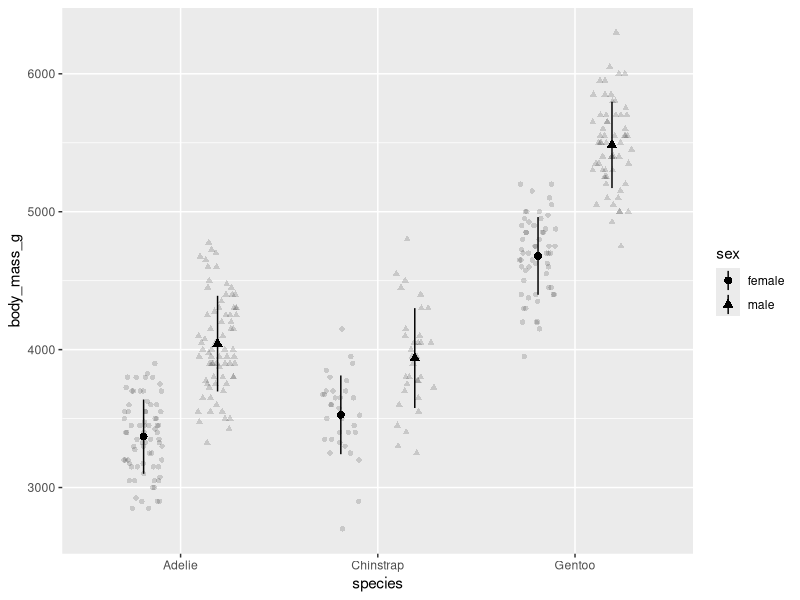
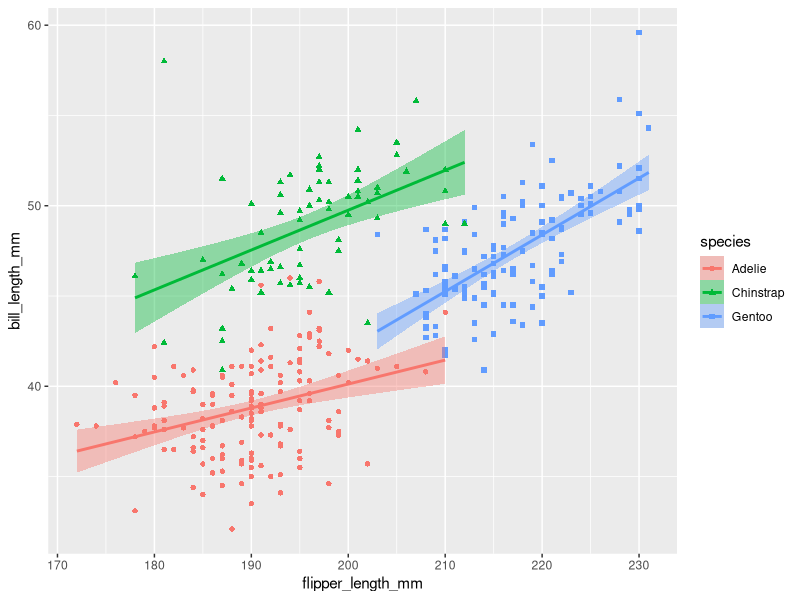
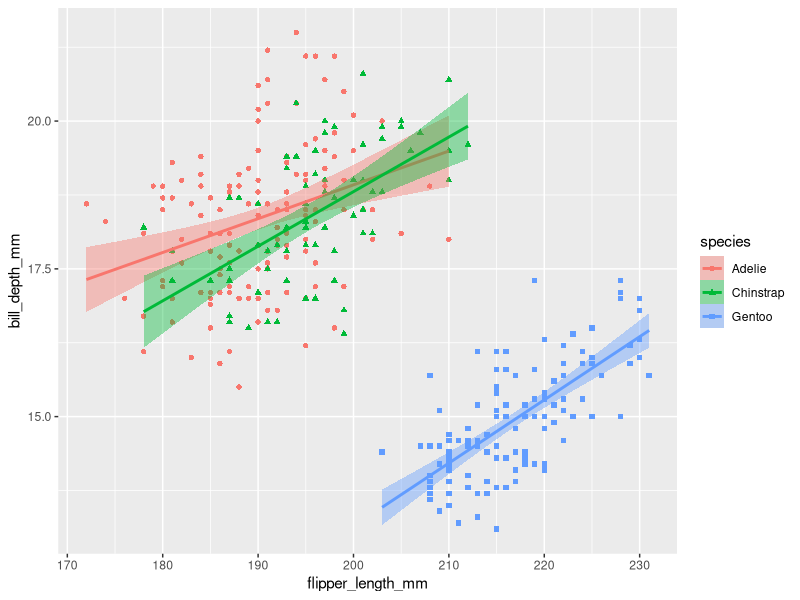
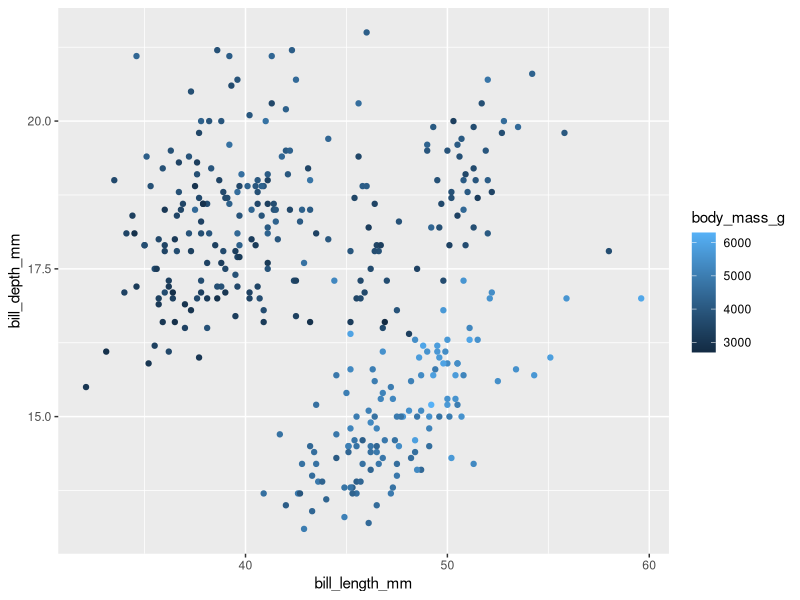
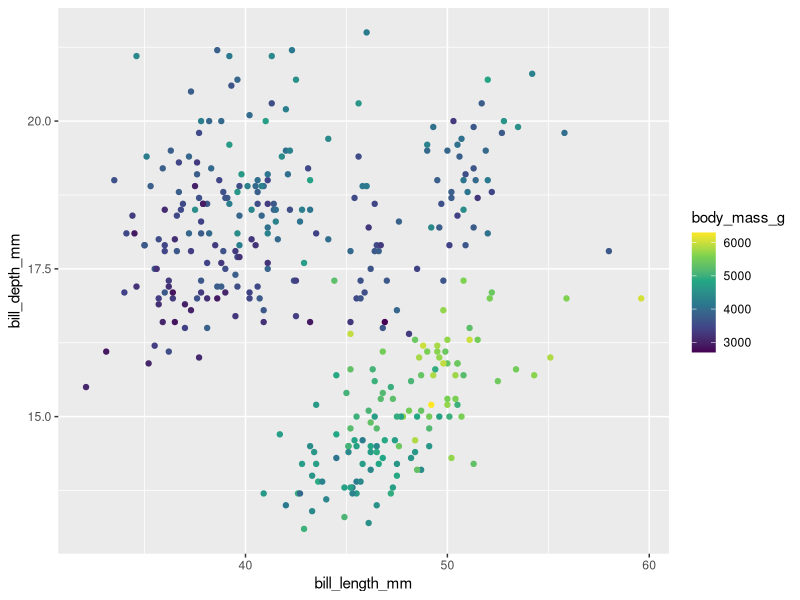
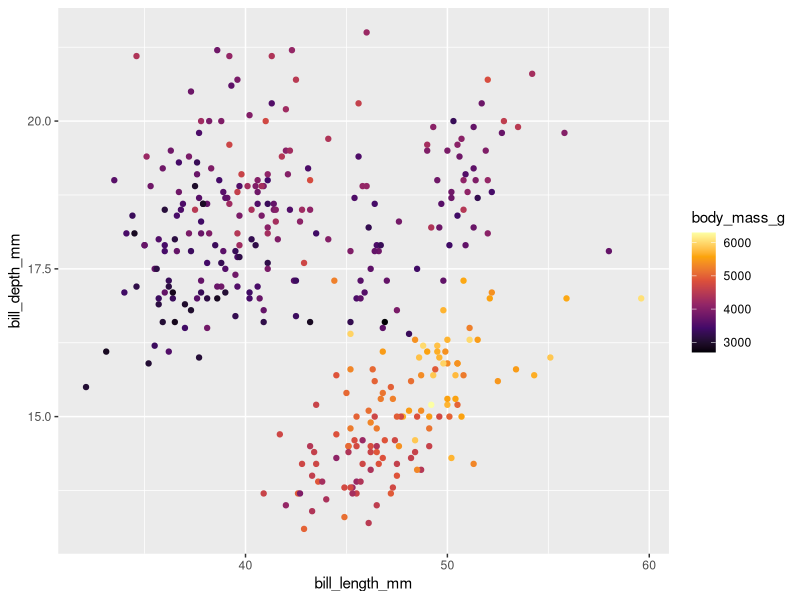
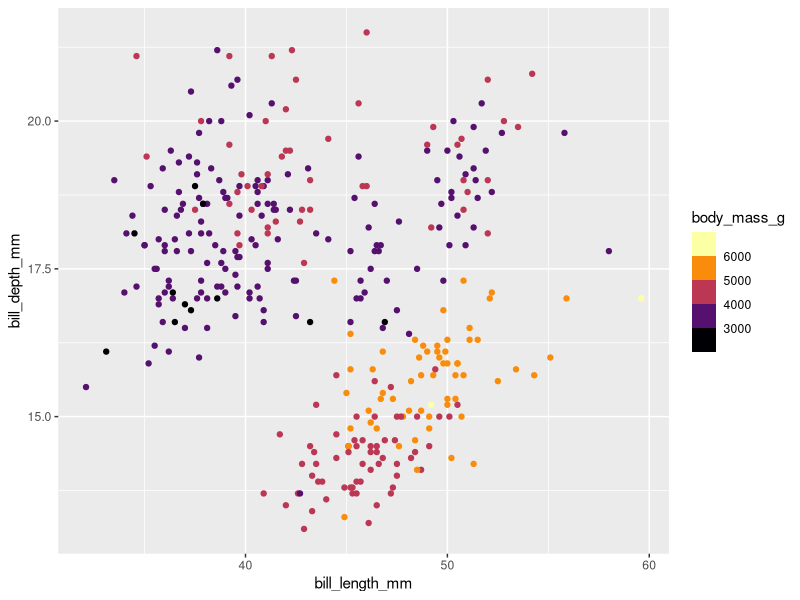
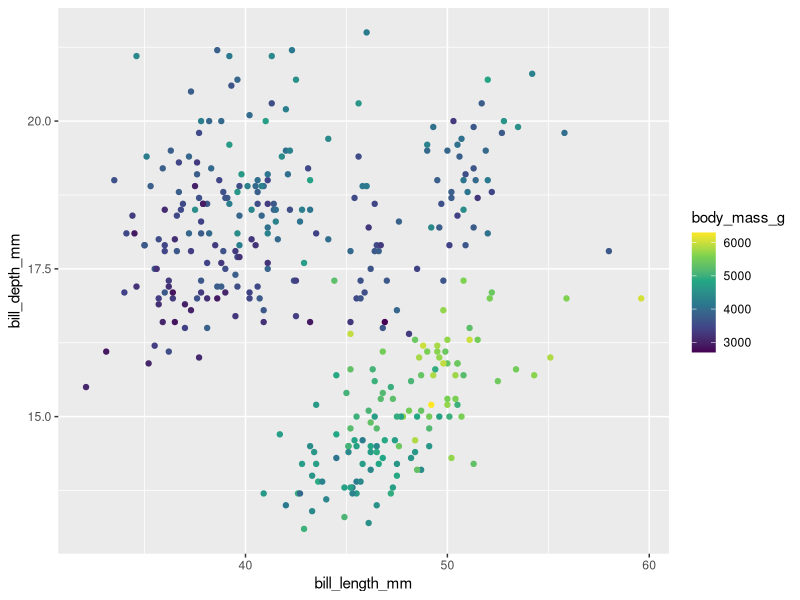

Reproduce these figures in R, in order.
## ---- chunk 1
library(tidyverse)
library(palmerpenguins)
## ---- chunk 2
#| code-fold: true
mean_sd <- function(x) {
  tibble(y = mean(x), ymin = mean(x) - sd(x), ymax = mean(x) + sd(x))
}
p1 <-
  ggplot(data = penguins |> 
           filter(!is.na(sex)),
         mapping = aes(x = species, 
                       y = body_mass_g,
                       shape = sex)) +
  geom_point(
    alpha = 0.15,
    position = position_jitterdodge(dodge.width = 0.75)
  ) +
  stat_summary(
    fun.data = mean_sd,
    position = position_dodge(width = 0.75)
  )
## ---- chunk 3
p1
## ---- chunk 4
#| code-fold: true
#bill length vs. flipper length
p2 <-
  ggplot(penguins,
         aes(
           x = flipper_length_mm,
           y = bill_length_mm,
           color = species,
           shape = species
         )) +
  geom_point() +
  geom_smooth(method = "lm", aes(fill = species))
## ---- chunk 5
p2
## ---- chunk 6
#| code-fold: true
# flipper length to mass ratio vs. bill_length
p3 <-
  ggplot(penguins,
         aes(
           x = flipper_length_mm,
           y = bill_depth_mm,
           color = species,
           fill = species,
           shape = species
         )) +
  geom_point() +
  geom_smooth(method = "lm")
## ---- chunk 7
p3
## ---- chunk 8
v <- 
  ggplot(
    penguins,
    aes(x = bill_length_mm, y = bill_depth_mm, color = body_mass_g)
  ) +
  geom_point()
v
## ---- chunk 9
v + scale_color_viridis_c()
## ---- chunk 10
# Variations with option = "A" through "H"
v + scale_color_viridis_c(option = "B")
## ---- chunk 11
v + scale_color_viridis_b(option = "B", n.breaks = 5)
## ---- chunk 12
#| layout-ncol: 2
v + scale_color_viridis_c()
v + scale_color_viridis_c(begin = 0.1, end = 0.9)
## ---- chunk 13
p2 + scale_color_viridis_d(end = 0.9, option = "C")
## ---- chunk 14
p2 + scale_color_viridis_d(end = 0.9, option = "C", aesthetics = c("fill", "color"))
## ---- chunk 15
my_cols <- c("#B60A1C","#E39802","#309143")

p2 + scale_color_manual(values = my_cols, aesthetics = c("color", "fill"))
## ---- chunk 16
my_cols <- 
  c("Chinstrap" = "#B60A1C", "Gentoo" = "#E39802", "Adelie" = "#309143")

p2 <- p2 + 
  scale_color_manual(values = my_cols, aesthetics = c("color", "fill"))
p2
## ---- chunk 17
p2 + labs(color = "Penguin Species")
## ---- chunk 18
p2 + 
  labs(
    color = "Penguin Species",
    shape = "Penguin Species",
    fill = "Penguin Species"
  )
## ---- chunk 19
p2 <- p2 + 
  labs(
    color = "Penguin Species",
    shape = "Penguin Species",
    fill = "Penguin Species",
    x = "Flipper Length (mm)",
    y = "Bill Length (mm)"
  )
p2
## ---- chunk 20
ggsave(
  filename = "penguins.png", # filetype comes from filename extension
  plot = p2, # default is prev. plot, but good to specify
  width = 4, 
  height = 3.5, 
  units = "in", 
  dpi = "print" # resolution for raster images
)
